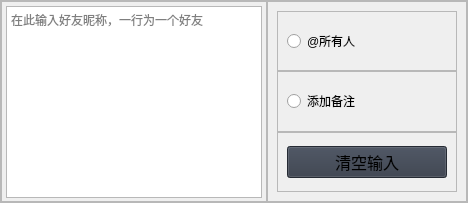
                        <widget class="QFrame" name="frame_sub_3">
                         <property name="frameShape">
                          <enum>QFrame::StyledPanel</enum>
                         </property>
                         <property name="frameShadow">
                          <enum>QFrame::Raised</enum>
                         </property>
                         <layout class="QHBoxLayout" name="horizontalLayout_10">
                          <property name="spacing">
                           <number>0</number>
                          </property>
                          <property name="leftMargin">
                           <number>0</number>
                          </property>
                          <property name="topMargin">
                           <number>0</number>
                          </property>
                          <property name="rightMargin">
                           <number>0</number>
                          </property>
                          <property name="bottomMargin">
                           <number>0</number>
                          </property>
                          <item>
                           <widget class="QFrame" name="frame_12">
                            <property name="frameShape">
                             <enum>QFrame::StyledPanel</enum>
                            </property>
                            <property name="frameShadow">
                             <enum>QFrame::Raised</enum>
                            </property>
                            <layout class="QGridLayout" name="gridLayout_3">
                             <property name="leftMargin">
                              <number>4</number>
                             </property>
                             <property name="topMargin">
                              <number>4</number>
                             </property>
                             <property name="rightMargin">
                              <number>4</number>
                             </property>
                             <property name="bottomMargin">
                              <number>3</number>
                             </property>
                             <item row="0" column="0">
                              <widget class="QTextEdit" name="name_text_edit">
                               <property name="cursor" stdset="0">
                                <cursorShape>IBeamCursor</cursorShape>
                               </property>
                               <property name="styleSheet">
                                <string notr="true"/>
                               </property>
                               <property name="placeholderText">
                                <string>在此输入好友昵称，一行为一个好友</string>
                               </property>
                              </widget>
                             </item>
                            </layout>
                           </widget>
                          </item>
                          <item>
                           <widget class="QFrame" name="frame_13">
                            <property name="minimumSize">
                             <size>
                              <width>200</width>
                              <height>0</height>
                             </size>
                            </property>
                            <property name="maximumSize">
                             <size>
                              <width>16777215</width>
                              <height>16777215</height>
                             </size>
                            </property>
                            <property name="styleSheet">
                             <string notr="true">font: 500 12pt &quot;Segoe UI&quot;</string>
                            </property>
                            <property name="frameShape">
                             <enum>QFrame::StyledPanel</enum>
                            </property>
                            <property name="frameShadow">
                             <enum>QFrame::Raised</enum>
                            </property>
                            <layout class="QVBoxLayout" name="verticalLayout_23">
                             <property name="spacing">
                              <number>0</number>
                             </property>
                             <item>
                              <widget class="QFrame" name="frame">
                               <property name="frameShape">
                                <enum>QFrame::StyledPanel</enum>
                               </property>
                               <property name="frameShadow">
                                <enum>QFrame::Raised</enum>
                               </property>
                               <layout class="QGridLayout" name="gridLayout_7">
                                <property name="leftMargin">
                                 <number>9</number>
                                </property>
                                <property name="topMargin">
                                 <number>9</number>
                                </property>
                                <property name="rightMargin">
                                 <number>9</number>
                                </property>
                                <property name="bottomMargin">
                                 <number>9</number>
                                </property>
                                <property name="horizontalSpacing">
                                 <number>6</number>
                                </property>
                                <item row="0" column="0">
                                 <widget class="QRadioButton" name="rb_at_everyone">
                                  <property name="minimumSize">
                                   <size>
                                    <width>150</width>
                                    <height>0</height>
                                   </size>
                                  </property>
                                  <property name="cursor">
                                   <cursorShape>PointingHandCursor</cursorShape>
                                  </property>
                                  <property name="text">
                                   <string>@所有人</string>
                                  </property>
                                 </widget>
                                </item>
                               </layout>
                              </widget>
                             </item>
                             <item>
                              <widget class="QFrame" name="frame_2">
                               <property name="frameShape">
                                <enum>QFrame::StyledPanel</enum>
                               </property>
                               <property name="frameShadow">
                                <enum>QFrame::Raised</enum>
                               </property>
                               <layout class="QGridLayout" name="gridLayout_8">
                                <item row="0" column="0">
                                 <widget class="QRadioButton" name="rb_add_remark">
                                  <property name="minimumSize">
                                   <size>
                                    <width>150</width>
                                    <height>0</height>
                                   </size>
                                  </property>
                                  <property name="cursor">
                                   <cursorShape>PointingHandCursor</cursorShape>
                                  </property>
                                  <property name="text">
                                   <string>添加备注</string>
                                  </property>
                                 </widget>
                                </item>
                               </layout>
                              </widget>
                             </item>
                             <item>
                              <widget class="QFrame" name="frame_3">
                               <property name="frameShape">
                                <enum>QFrame::StyledPanel</enum>
                               </property>
                               <property name="frameShadow">
                                <enum>QFrame::Raised</enum>
                               </property>
                               <layout class="QGridLayout" name="gridLayout_9">
                                <item row="0" column="0">
                                 <widget class="QPushButton" name="btn_clear_name">
                                  <property name="minimumSize">
                                   <size>
                                    <width>150</width>
                                    <height>30</height>
                                   </size>
                                  </property>
                                  <property name="font">
                                   <font>
                                    <family>Segoe UI</family>
                                    <pointsize>12</pointsize>
                                    <italic>false</italic>
                                    <kerning>true</kerning>
                                    <fontweight>Medium</fontweight>
                                   </font>
                                  </property>
                                  <property name="cursor">
                                   <cursorShape>PointingHandCursor</cursorShape>
                                  </property>
                                  <property name="autoFillBackground">
                                   <bool>false</bool>
                                  </property>
                                  <property name="styleSheet">
                                   <string notr="true">background-color: rgb(52, 59, 72);</string>
                                  </property>
                                  <property name="text">
                                   <string>清空输入</string>
                                  </property>
                                  <property name="icon">
                                   <iconset resource="../resources.qrc">
                                    <normaloff>:/icons/icons/cil-x-circle.png</normaloff>:/icons/icons/cil-x-circle.png</iconset>
                                  </property>
                                  <property name="autoDefault">
                                   <bool>false</bool>
                                  </property>
                                 </widget>
                                </item>
                               </layout>
                              </widget>
                             </item>
                            </layout>
                           </widget>
                          </item>
                         </layout>
                        </widget>
